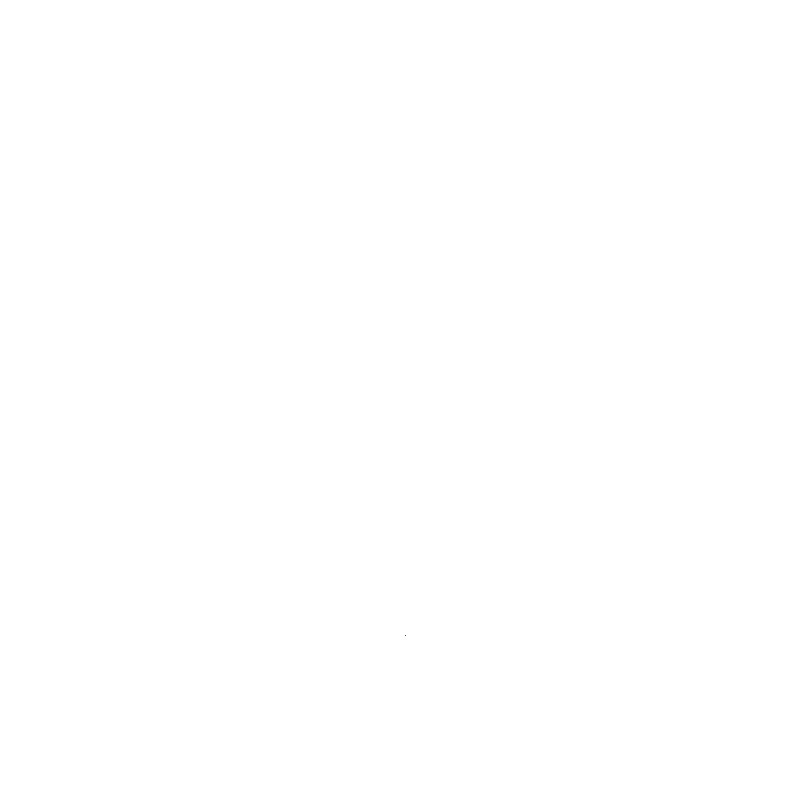
Frame 1 (no input)
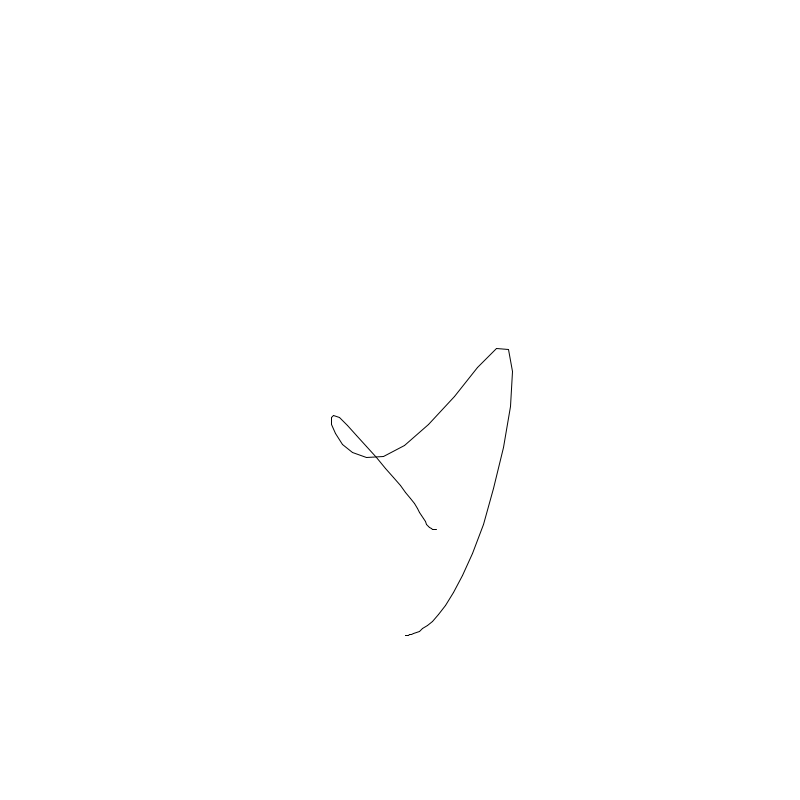
Frame 60 (the mouse pressed at the canvas centre just before this capture)
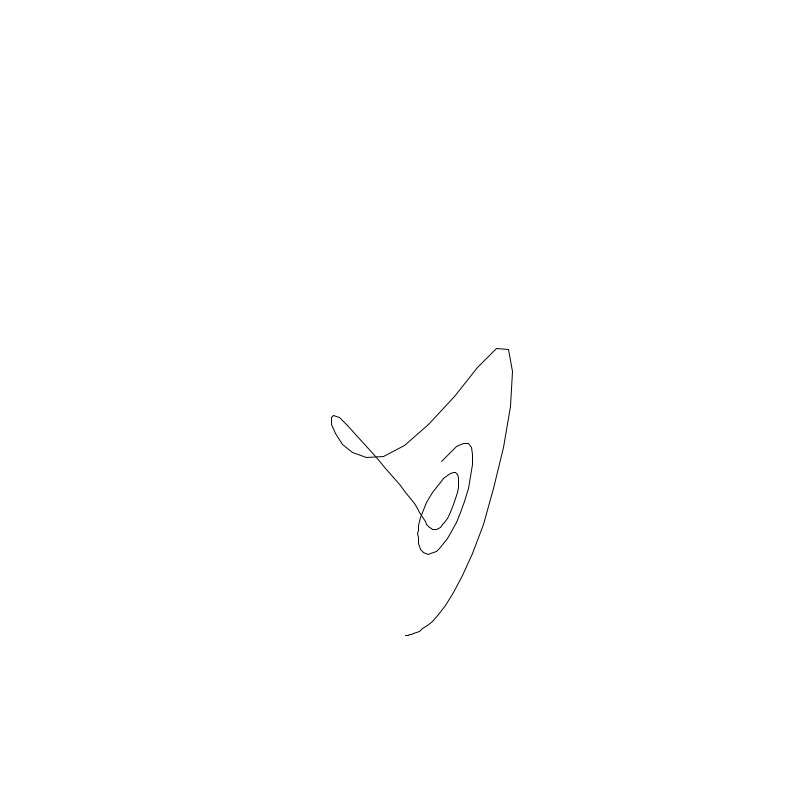
Frame 120 (the mouse held since frame 60 and released just before this capture)

The Processing sketch that drew these frames (run headless with seeded random() and noise(); from frame 60 on, the mouse is pressed at the canvas centre):

// Processing sketch: chaotic
// ── chaotic.pde
float x, y, z, px, py, pz, sigma, rhy, beta;

void setup() {
  
  size(800, 800);
  background(255);
  
  x = 1;
  y = 1;
  z = 1;
  
  px = x;
  py = y;
  pz = z;
  
  // parameters for Lorenz system
  sigma = 10;
  rhy = 28;
  beta = 8.0 / 3;
  
}


void draw() {
  float dx = 0;
  float dy = 0;
  float dz = 0;
  
  dx = sigma * (y - x);
  dy = x * (rhy - z) - y;
  dz = x * y - beta * z;
  
  x += dx * 1.0/60;
  y += dy * 1.0/60;
  z += dz * 1.0/60;
   
  translate(width/2, height*4/5);
  scale(5);
  strokeWeight(1.0/5);
  line(x, -z, px, -pz);

  px = x;
  py = y;
  pz = z;
   
}
